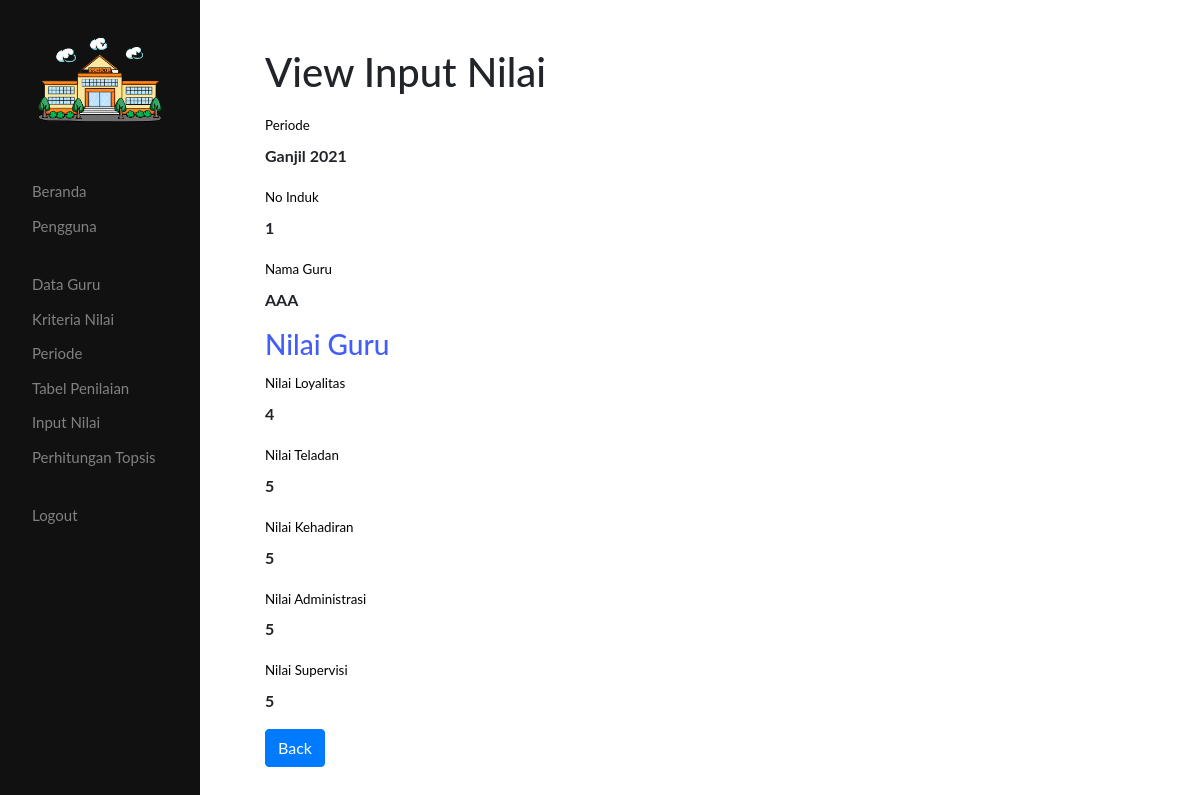
Screenshot of /readinputnilai.php?id=30 (signed in) with the database file from the repository.
### tables this page shows
CREATE TABLE IF NOT EXISTS `periode` (
  `id` int(11) NOT NULL AUTO_INCREMENT,
  `periode` varchar(255) NOT NULL,
  PRIMARY KEY (`id`)
);

CREATE TABLE IF NOT EXISTS `guru` (
  `id` int(11) NOT NULL AUTO_INCREMENT,
  `noInduk` varchar(255) NOT NULL,
  `namaGuru` varchar(255) NOT NULL,
  PRIMARY KEY (`id`)
);

CREATE TABLE IF NOT EXISTS `kriteria` (
  `id` int(11) NOT NULL AUTO_INCREMENT,
  `kode` varchar(20) NOT NULL,
  `kriteria` varchar(255) NOT NULL,
  `bobot` int(11) NOT NULL,
  PRIMARY KEY (`id`)
);

### readinputnilai.php (the view, shortened to what this page needs)
<?php
 require_once "config.php";
 if(isset($_GET["id"]) && !empty(trim($_GET["id"]))){
    $sql = "SELECT * FROM nilaihead WHERE id = ?";
    if($stmt = mysqli_prepare($koneksi, $sql)){
        mysqli_stmt_bind_param($stmt, "i", $param_id);
        if(mysqli_stmt_execute($stmt)){
            $result = mysqli_stmt_get_result($stmt);
            if(mysqli_num_rows($result) == 1){
                $row = mysqli_fetch_array($result, MYSQLI_ASSOC);
                $sql2=mysqli_query($koneksi,"SELECT * FROM periode where id=".$row['idperiode']);
                $data1=mysqli_fetch_assoc($sql2);
                $periode1 = $data1["periode"];
                $sql3=mysqli_query($koneksi,"SELECT * FROM guru where id=".$row['idguru']);
                $data2=mysqli_fetch_assoc($sql3);
                $guru1 = $data2["namaGuru"];
                $noinduk = $data2["noInduk"];
            } else{
                header("location: error.php");
                exit();
            }
        } else{
            echo "Oops! Something went wrong. Please try again later.";
        }
    }
}  else{
    header("location: error.php");
    exit();
}
?>
<!DOCTYPE html>
<html lang="en">
<head>
    <link rel="stylesheet" href="https://stackpath.bootstrapcdn.com/bootstrap/4.5.2/css/bootstrap.min.css">
    <link rel="stylesheet" type="text/css" href="style.css">
</head>
<body>
<div class="main">
    <div class="wrapper">
        <div class="container-fluid">
            <div class="row">
                <div class="col-md-12">
                    <h1 class="mt-5 mb-3">View Input Nilai</h1>
                    <div class="form-group">
                        <label>Periode</label>
                        <p><b><?php echo $periode1; ?></b></p>
                    </div>
                    <div class="form-group">
                        <label>No Induk</label>
                        <p><b><?php echo $noinduk; ?></b></p>
                    </div>
                    <div class="form-group">
                        <label>Nama Guru</label>
                        <p><b><?php echo $guru1; ?></b></p>
                    </div>
                    <h3>Nilai Guru</h3>
                        <div class="form-group">
                            <?php
                                    $sql3=mysqli_query($koneksi,"SELECT * FROM kriteria");
                                    while ($data=mysqli_fetch_array($sql3)) {
                                    ?>
                                        <div class="form-group">
                                            <label>Nilai <?=$data['kriteria']?></label>
                                            <p><b><?php echo ${$data['kriteria']}; ?></b></p>
                                        </div>
                                    <?php
                                    }
                                ?>
                        </div>
                    <p><a href="inputnilai.php" class="btn btn-primary">Back</a></p>
                </div>
            </div>
        </div>
    </div>
    </div>
</body>
</html>

### style.css (style rules this page uses)
body { background: #ffffff; font-family: "Lato", sans-serif; }
.main { margin-left: 200px; }
h3 { color: rgb(66, 93, 248); }
label { font-size: 10pt; color: rgb(0, 0, 0); }
.wrapper { width: 90%; margin: 0 auto; }

### readinputnilai.php (style rules this page uses)
.wrapper { width: 600px; margin: 0 auto; }

### rows the page displays
periode: periode "Ganjil 2021"
guru: noInduk "1", namaGuru "AAA"
kriteria: kriteria "Loyalitas", kriteria "4"
kriteria: kriteria "Teladan", kriteria "5"
kriteria: kriteria "Kehadiran", kriteria "5"
kriteria: kriteria "Administrasi", kriteria "5"
kriteria: kriteria "Supervisi", kriteria "5"
